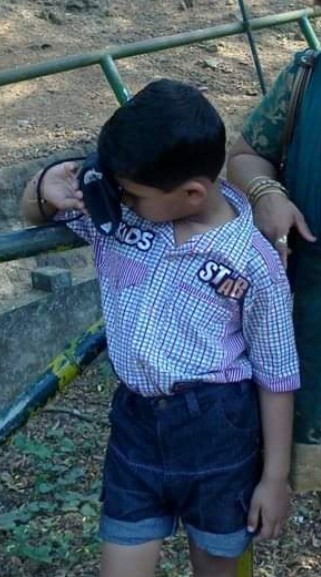
#> input picture cv/cyto_the_kid.jpg, 321 x 577 px
$ jupyter execute --allow-errors asg3.ipynb
#> lines starting #> are read from the running program, lines starting #| are printed output that depends on the picture
[cell 1]
import cv2
from PIL import Image
import numpy as np
from IPython.display import display, Image as IPythonImage

[cell 2]
from matplotlib import pyplot as plt

[cell 3]
image_path = "./cyto_the_kid.jpg"

[cell 4]
def showimg(img):
    # cv2 images are in bgr by default and IPython assumes RGB for display
    img_rgb = cv2.cvtColor(img, cv2.COLOR_BGR2RGB)
    display(Image.fromarray(img_rgb))

[cell 5]
img0 = cv2.imread(image_path)
#> img0 is the input picture: shape (577, 321, 3); mean B, G, R 101.5, 85.5, 68.4
img0g = cv2.cvtColor(img0, cv2.COLOR_BGR2GRAY)
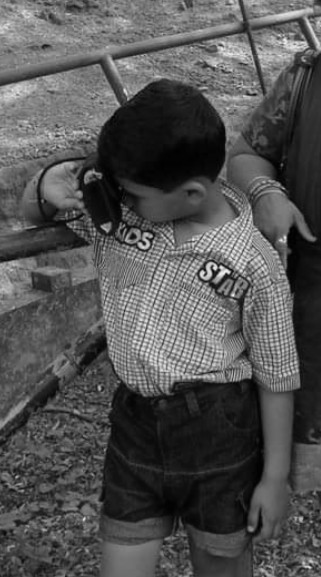
#> img0g: shape (577, 321); min 0, max 242, mean 82.2

[cell 6]
display(Image.fromarray(img0g))

[cell 7]
img0g

# Bit Plane Slicing

[cell 8]
#bit_planes = extract_bit_planes(img0g)

plt.figure(figsize=(10, 10))
#> (this line was passed over: IPython is not available in this run)

# initialize black image, later superpose bit planes to it
reconstructed = np.zeros(img0g.shape, dtype=np.uint8)
#> (the rest of this cell did not finish here and is left out)

# Averaging filter
## 3x3 Kernel

[cell 9]
kernel = np.ones((3,3), np.float32)/9
# SAME AS cv2.blur(img0, (3, 3))
img_3_3_filtered = cv2.filter2D(img0, -1, kernel)
showimg(img_3_3_filtered)

## 5x5 Kernel

[cell 10]
kernel = np.ones((5,5), np.float32)/25
# SAME AS cv2.blur(img0, (5, 5))
img_5_5_filtered = cv2.filter2D(img0, -1, kernel)
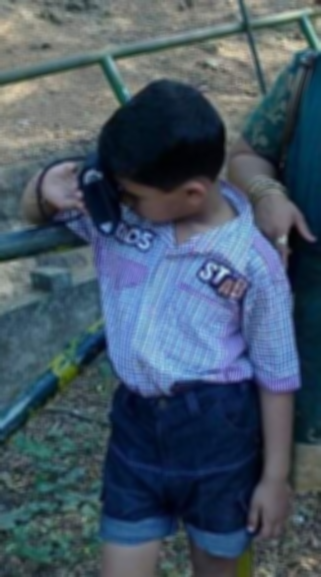
#> img_5_5_filtered: shape (577, 321, 3); mean B, G, R 101.5, 85.5, 68.4
showimg(img_5_5_filtered)

## 10x15 Kernel

[cell 11]
kernel = np.ones((10,15), np.float32)/150
# SAME AS cv2.blur(img0, (10, 15))
img_10_15_filtered = cv2.filter2D(img0, -1, kernel)
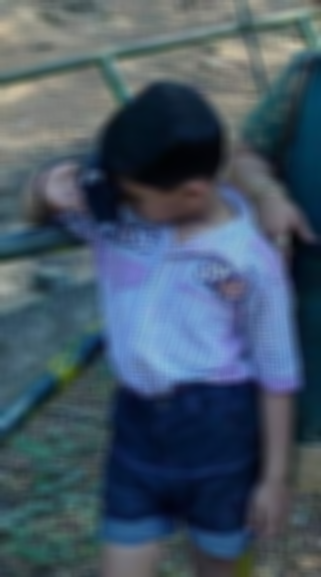
#> img_10_15_filtered: shape (577, 321, 3); mean B, G, R 101.5, 85.5, 68.5
showimg(img_10_15_filtered)

# Gaussian Blur (5x5)

[cell 12]
gblur = cv2.GaussianBlur(img0, (5, 5), 0)

plt.figure(figsize=(5, 5))
#> (this line was passed over: IPython is not available in this run)

plt.subplot(1, 2, 1)
#> (this line was passed over: IPython is not available in this run)
plt.imshow(cv2.cvtColor(img0, cv2.COLOR_BGR2RGB))
#> (this line was passed over: IPython is not available in this run)
plt.title("Original")
#> (this line was passed over: IPython is not available in this run)
plt.axis('off')
#> (this line was passed over: IPython is not available in this run)
plt.subplot(1, 2, 2)
#> (this line was passed over: IPython is not available in this run)
plt.imshow(cv2.cvtColor(gblur, cv2.COLOR_BGR2RGB))
plt.title("Gaussian-Blurred")
plt.axis('off')
plt.tight_layout()
plt.show()

$ run again, with cv/cyto_driving.jpg copied over cv/cyto_the_kid.jpg
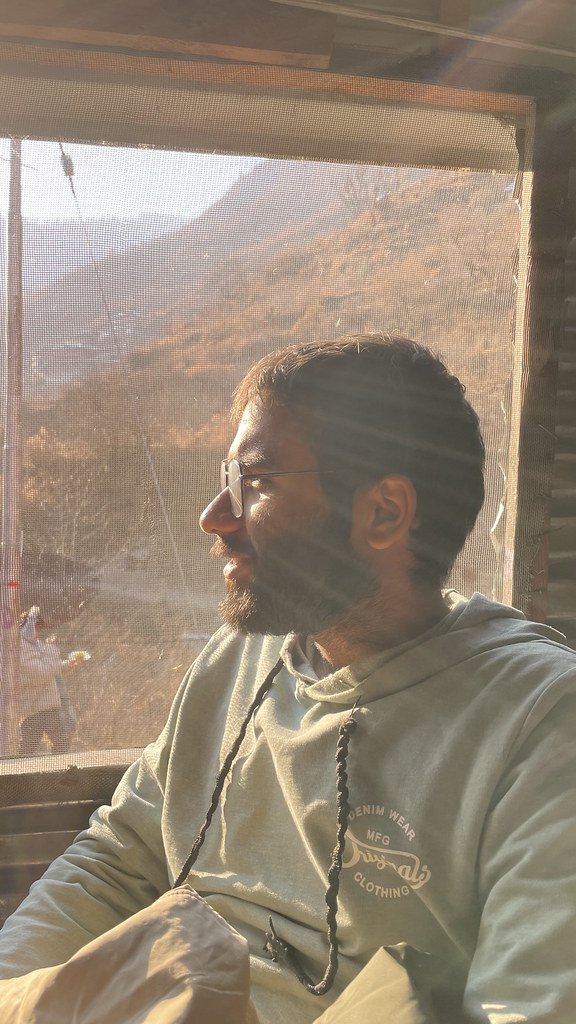
#> input picture cv/cyto_driving.jpg, 576 x 1024 px
#> img0 is the input picture: shape (1024, 576, 3); mean B, G, R 115.8, 133.3, 148.2
#> `img_10_15_filtered = cv2.filter2D(img0, -1, kernel)`:
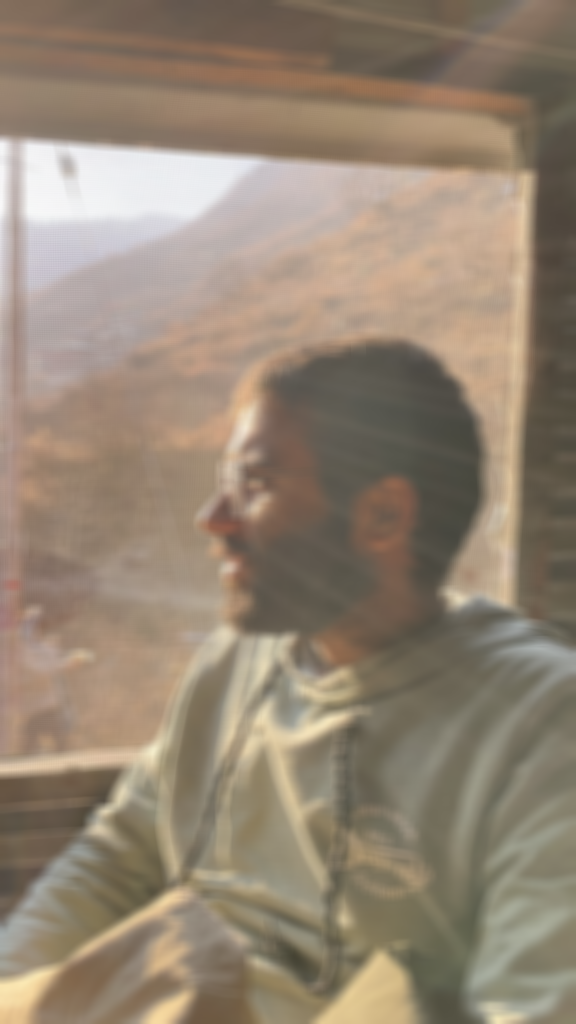
#> img_10_15_filtered: shape (1024, 576, 3); mean B, G, R 115.8, 133.3, 148.2
